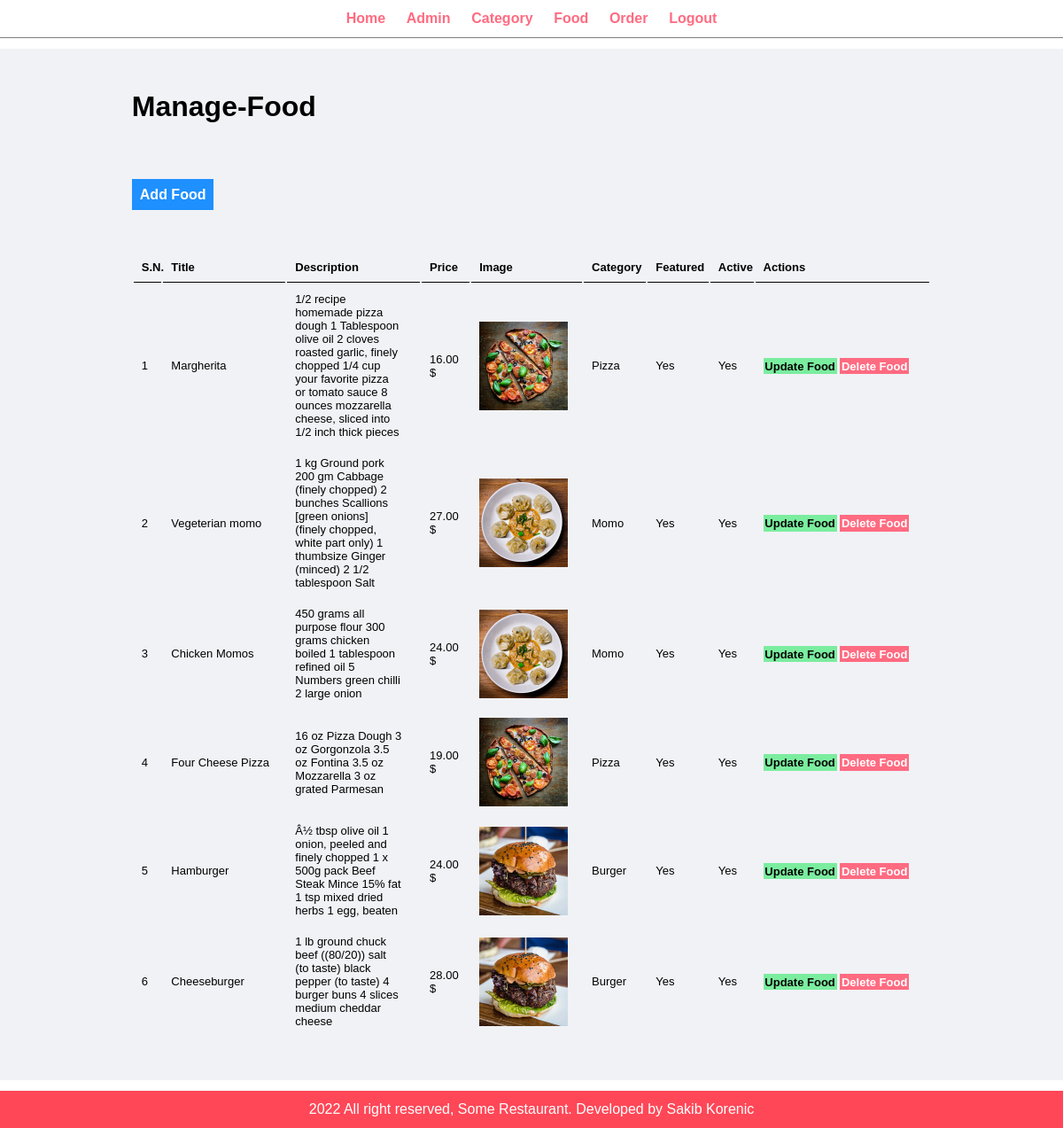
Page /admin/manage-food.php (signed in) on the committed database.
### tables this page shows
CREATE TABLE IF NOT EXISTS `tbl_food` (
  `id` int(10) UNSIGNED NOT NULL AUTO_INCREMENT,
  `title` varchar(100) NOT NULL,
  `description` text NOT NULL,
  `price` decimal(10,2) NOT NULL,
  `image_name` varchar(255) NOT NULL,
  `category_id` int(10) UNSIGNED NOT NULL,
  `featured` varchar(10) NOT NULL,
  `active` varchar(10) NOT NULL,
  PRIMARY KEY (`id`)
);

CREATE TABLE IF NOT EXISTS `tbl_category` (
  `id` int(10) UNSIGNED NOT NULL AUTO_INCREMENT,
  `title` varchar(100) NOT NULL,
  `image_name` varchar(255) NOT NULL,
  `featured` varchar(10) NOT NULL,
  `active` varchar(10) NOT NULL,
  PRIMARY KEY (`id`)
);

### admin/manage-food.php (the view, shortened to what this page needs)
<?php include('partials/menu.php'); ?>
<div class="main-content">
    <div class="wrapper">
        <h1>Manage-Food</h1>
        <br/><br/>
        <br/><br/>
<a href="<?php echo SITEURL; ?>admin/add-food.php" class="btn-primary">Add Food</a>
<br/><br/><br/><br/>
     <table class="tbl-full">
            <tr>
                   <th>S.N.</th>
                   <th>Title</th>
                   <th>Description</th>
                   <th>Price</th>
                   <th>Image</th>
                   <th>Category</th>
                   <th>Featured</th>
                   <th>Active</th>
                   <th>Actions</th>
            </tr>
            <?php
              $sql = "SELECT * FROM tbl_food";
              $res = mysqli_query($conn,$sql);
              if($res == true)
              {
                     $count = mysqli_num_rows($res);
                     if($count>0)
                     {
                            $sn = 1;
                            while($row = mysqli_fetch_assoc($res))
                            {
                                   $id = $row['id'];
                                   $title = $row['title'];
                                   $description = $row['description'];
                                   $price = $row['price'];
                                   $image_name = $row['image_name'];
                                   $category_id = $row['category_id'];
                                   $featured = $row['featured'];
                                   $active = $row['active'];
              ?>
                            <tr>
                                   <td><?php echo $sn++; ?></td>
                                   <td><?php echo $title;?></td>
                                   <td><div style="max-width:120px;"><?php echo $description; ?></div></td>
                                   <td><?php echo $price . " $"; ?></td>
                                   <td>
                                          <?php
                                                 if($image_name != "")
                                                 {
                                           ?>
                                                        <img src="<?php echo SITEURL; ?>images/food/<?php echo $image_name; ?>" alt="" width="100px">
                                          <?php
                                                 }
                                                 else
                                                 {
                                                        echo "<div class='error'>Image not added.</div>";
                                                 }
                                          ?>
                                   </td>
                                   <td>
                                          <?php
                                                 $sql2 = "SELECT * FROM tbl_category WHERE id='$category_id' ";
                                                 $res2 = mysqli_query($conn,$sql2);
                                                 $count = mysqli_num_rows($res2);
                                                 if($count==1)
                                                 {
                                                        $row = mysqli_fetch_assoc($res2);
                                                        $category = $row['title'];
                                                 }
                                                 else
                                                 {
                                                        $category = "Category not founded";
                                                 }
                                                 echo $category;
                                          ?>
                                   </td>
                                   <td><?php echo $featured; ?></td>
                                   <td><?php echo $active; ?></td>
                                   <td>
                                          <a href="<?php echo SITEURL; ?>admin/update-food?id=<?php echo $id; ?>" class="btn-seccondary">Update Food</a>
                                          <a href="<?php echo SITEURL; ?>admin/delete-food?id=<?php echo $id; ?>&&image_name=<?php echo $image_name;?>" class="btn-danger">Delete Food</a>
                                   </td>
                            </tr>
              <?php
                            }
                     }
              }
            ?>
     </table>
    </div>
</div>
<?php include('partials/footer.php'); ?>

### admin/partials/menu.php (shortened to what this page needs)
<html>
    <head>
        <link rel="stylesheet" type="text/css" href="../css/admin.css">
    </head>
    <body>
        <div class="menu text-center">
            <div class="wrapper">
                  <ul>
                    <li><a href="index.php">Home</a></li>
                    <li><a href="manage-admin.php">Admin</a></li>
                    <li><a href="manage-category.php">Category</a></li>
                    <li><a href="manage-food.php">Food</a></li>
                    <li><a href="manage-order.php">Order</a></li>
                    <li><a href="logout.php">Logout</a></li>
                  </ul>
            </div>
        </div>

### admin/partials/footer.php
       <div class="footer">
            <div class="wrapper">
                <p class="text-center">2022 All right reserved, Some Restaurant. Developed by Sakib Korenic</p>
             </div>
       </div>
    </body>
</html>

### css/admin.css (style rules this page uses)
* { margin: 0; padding: 0; font-family: Arial, Helvetica, sans-serif; }
.wrapper { padding: 1%; width: 80%; margin: auto; }
.text-center { text-align: center; }
.tbl-full { width: 100%; }
table tr th { border-bottom: 1px solid black; padding: 1%; text-align: left; font-size: small; }
table tr td { padding: 1%; font-size: small; }
.btn-primary { background-color: #1e90ff; padding: 1%; color: white; text-decoration: none; font-weight: bold; }
.btn-seccondary { background-color: #7bed9f; padding: 1%; color: black; text-decoration: none; font-weight: bold; }
.btn-danger { background-color: #ff6b81; padding: 1%; color: white; text-decoration: none; font-weight: bold; }
.menu { border-bottom: 1px solid grey; }
.menu ul { list-style-type: none; }
.menu ul li { display: inline; padding: 1%; }
.menu ul li a { text-decoration: none; font-weight: bold; color: #ff6b81; }
.main-content { margin: 1% 0; background-color: #f1f2f6; padding: 3%; }
.footer { background-color: #ff4757; color: white; }

### rows in the picture
tbl_food: title "Margherita", description "1/2 recipe homemade pizza dough 1 Tablespoon olive oil 2 cloves roasted garlic, finely chopped 1/4 cup your favorite pizza or tomato sauce 8 ounces mozzarella cheese, sliced into 1/2 inch thick pieces", price "16.00", image_name (picture), category.title "Pizza", featured "Yes", active "Yes"
tbl_food: title "Vegeterian momo", description "1 kg Ground pork 200 gm Cabbage (finely chopped) 2 bunches Scallions [green onions] (finely chopped, white part only) 1 thumbsize Ginger (minced) 2 1/2 tablespoon Salt", price "27.00", image_name (picture), category.title "Momo", featured "Yes", active "Yes"
tbl_food: title "Chicken Momos", description "450 grams all purpose flour 300 grams chicken boiled 1 tablespoon refined oil 5 Numbers green chilli 2 large onion", price "24.00", image_name (picture), category.title "Momo", featured "Yes", active "Yes"
tbl_food: title "Four Cheese Pizza", description "16 oz Pizza Dough 3 oz Gorgonzola 3.5 oz Fontina 3.5 oz Mozzarella 3 oz grated Parmesan", price "19.00", image_name (picture), category.title "Pizza", featured "Yes", active "Yes"
tbl_food: title "Hamburger", description "Â½ tbsp olive oil 1 onion, peeled and finely chopped 1 x 500g pack Beef Steak Mince 15% fat 1 tsp mixed dried herbs 1 egg, beaten", price "24.00", image_name (picture), category.title "Burger", featured "Yes", active "Yes"
tbl_food: title "Cheeseburger", description "1 lb ground chuck beef ((80/20)) salt (to taste) black pepper (to taste) 4 burger buns 4 slices medium cheddar cheese", price "28.00", image_name (picture), category.title "Burger", featured "Yes", active "Yes"
